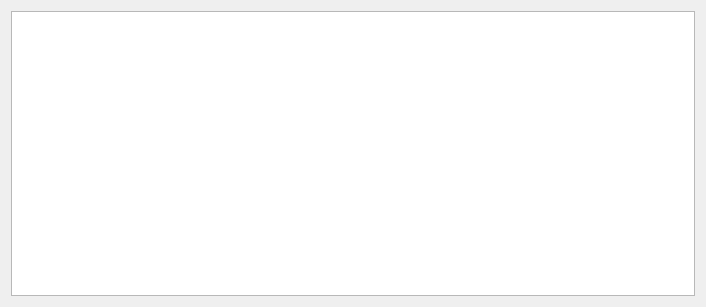
<?xml version="1.0" encoding="UTF-8"?>
<ui version="4.0">
 <class>PeakMethodForm</class>
 <widget class="QWidget" name="PeakMethodForm">
  <property name="geometry">
   <rect>
    <x>0</x>
    <y>0</y>
    <width>706</width>
    <height>307</height>
   </rect>
  </property>
  <property name="windowTitle">
   <string>Form</string>
  </property>
  <layout class="QHBoxLayout" name="horizontalLayout_2">
   <item>
    <layout class="QHBoxLayout" name="horizontalLayout">
     <item>
      <widget class="QTreeView" name="treeView"/>
     </item>
    </layout>
   </item>
  </layout>
 </widget>
 <resources/>
 <connections/>
</ui>
